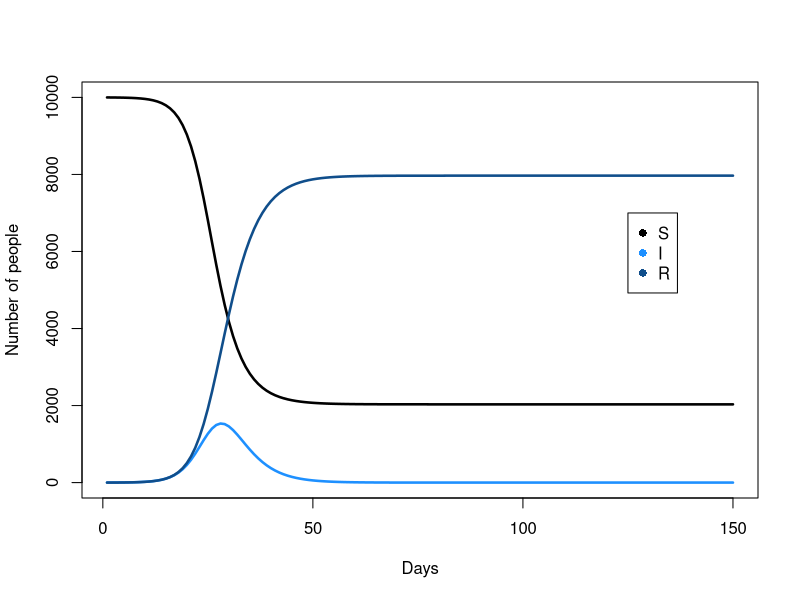

R code for this plot:
## ---- chunk 1
knitr::opts_chunk$set(echo = TRUE, warning = FALSE, message = FALSE)
## ---- chunk 2
# deSolve for solving model equations
# function used: 'ode()' 
# alternative functions: 'ode45()', 'lsoda()', 'lsode()'

# install to local R
if (! "deSolve" %in% installed.packages()){
  install.packages("deSolve")
}

# load into current environment
library(deSolve)
## ---- chunk 3
eqns <- function(t, y, parms) {
  
  # use the names given in y (for the variables) & parms (for the parameters)
   with( as.list(c(y, parms)), {
    
    # Define change in S
    dS <- - beta * S * I
    
    # Define change in I
    dI <- beta * S * I - gamma * I
    
    # Define change in R
    dR <- gamma * I
    
    # Keep track of values at each time step
     return(list( c(dS, dI, dR) ))
  })
}
## ---- chunk 4
# define parameters we know
N  <- 10000  
R0 <- 2
infectious_period <- 3

# Use these to get model parameters

# Note: infectious_period = 1 / gamma   <=>  gamma <- 1/ infectious_period
gamma <- 1/infectious_period 

# Note: R0 = beta N / gamma  <=>  beta = R0 * gamma / N

parameters <- c(beta = R0 * gamma / N, gamma = gamma)

# define starting values ('initial conditions') for S, I, R
ics <- c(S = N - 1, I = 1, R = 0)

# define time-steps to consider
days <- 1:150
## ---- chunk 5
sim <- ode(y = ics, times = days, func = eqns, parms = parameters)
## ---- chunk 6
# Create initial plot: t vs S
plot( x = sim[, "time"], y = sim[, "S"],               # x & y variables to plot
      type = "l",                                      # type of plot (l = line) 
      col = "black", lwd = 2.5,                        # color & width of line
      ylim = c(0, 10000),                               # set limits of y-axis 
      xlab = "Days", ylab = "Number of people")        # add x & y axis labels

# Add lines for t vs I and t vs R
lines(x = sim[, "time"], y = sim[, "I"], col = "dodgerblue1", lwd = 2.5)
lines(x = sim[, "time"], y = sim[, "R"], col = "dodgerblue4", lwd = 2.5)

# Add legend to plot
legend(x = 125, y = 7000,                              # position (x,y) = top-left corner                
       legend = c("S", "I", "R"),                      # names to display for variables
       col = c("black", "dodgerblue1", "dodgerblue4"), # colors to display
       pch = 16,                                       # symbol to display (16 = circle)
       cex = 1)                                        # size of legend
